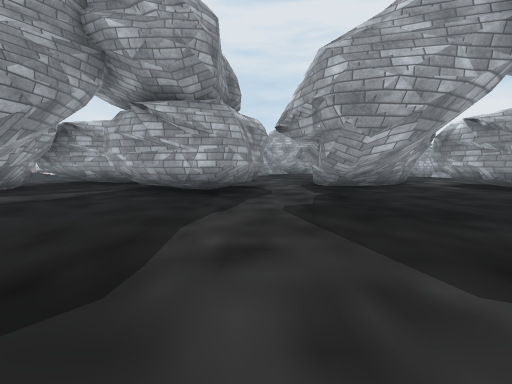
View 1 (above)

15 first-person views from a walk through a Unity game level. The camera is 1.3 m above the floor, tilts 6° down and sees 90° across. The floor is counted in squares, 2 m on a side. Each view is taken from the middle of a square. On the plan, view 1 faces up. The plan holds only what a view shows up to about 9 squares ahead; the rest is blank. The place goes on beyond the plan. The player character is not drawn. Some surface patterns are stand-ins.

View 2
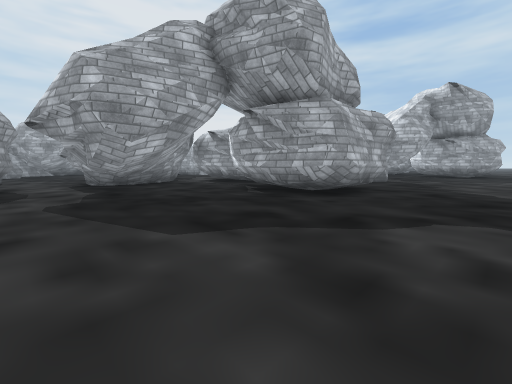

View 3
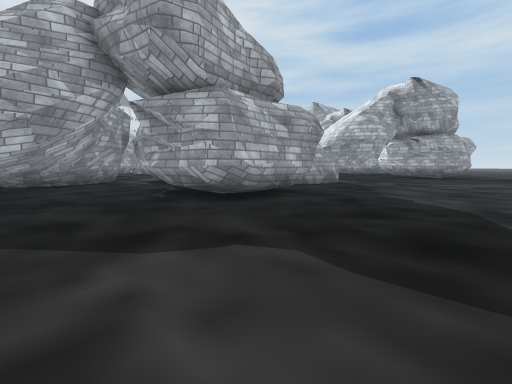

View 4
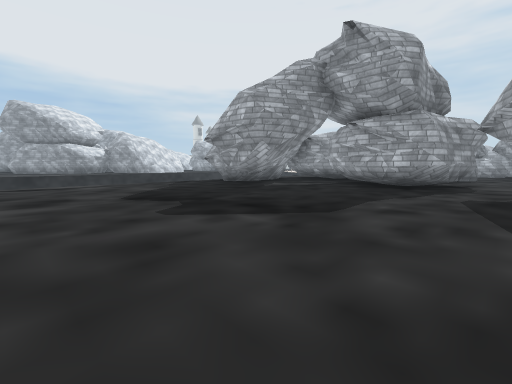

View 5
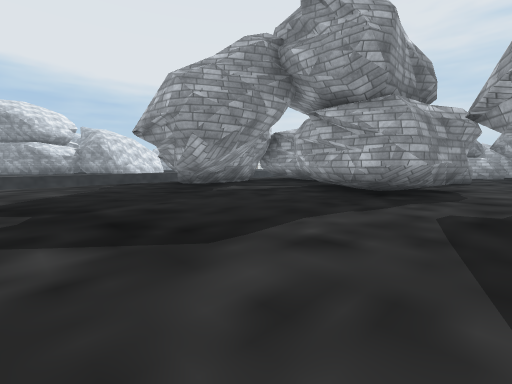

View 6
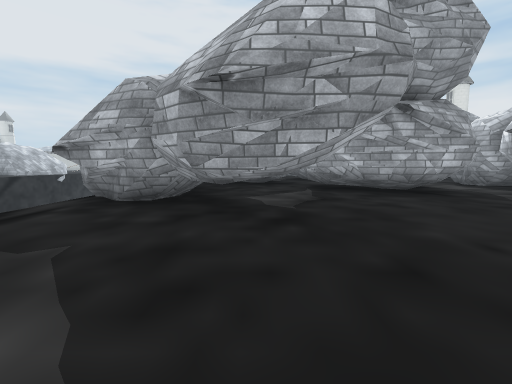

View 7
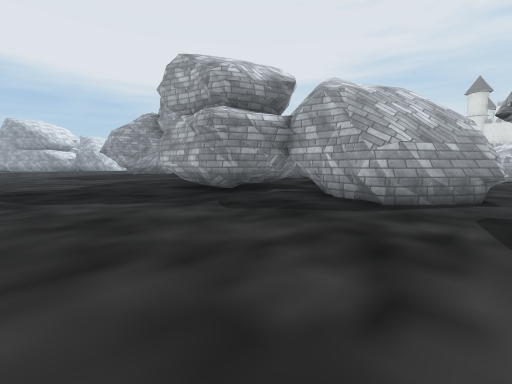

View 8
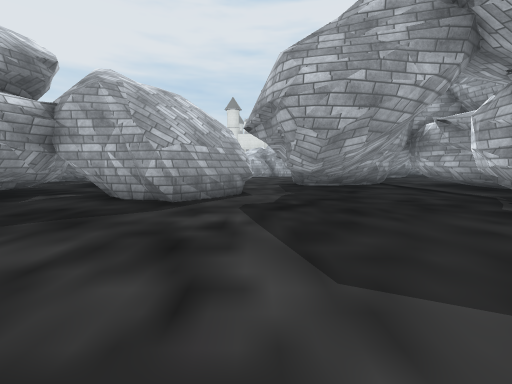

View 9
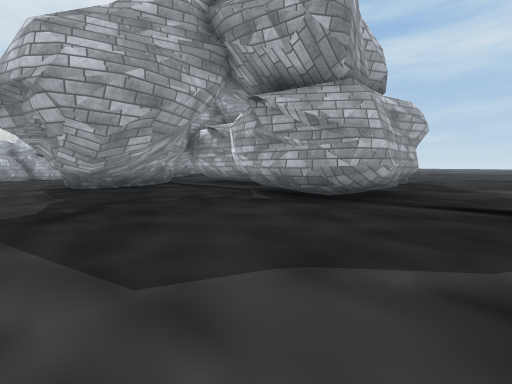

View 10
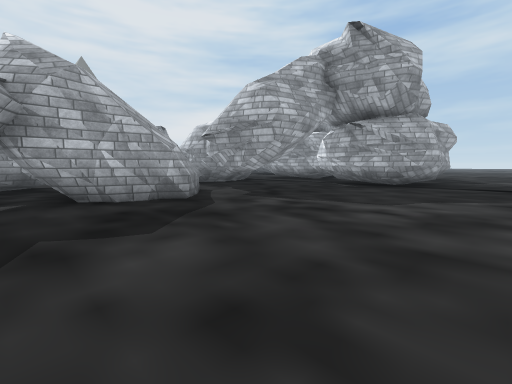

View 11
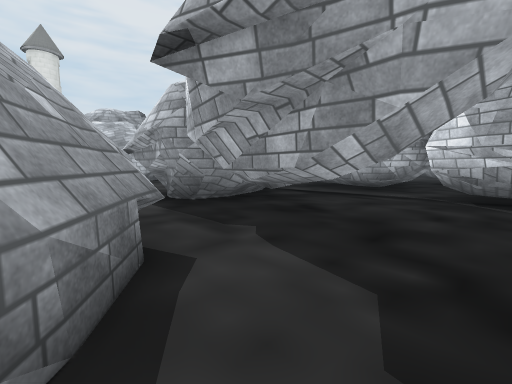

View 12
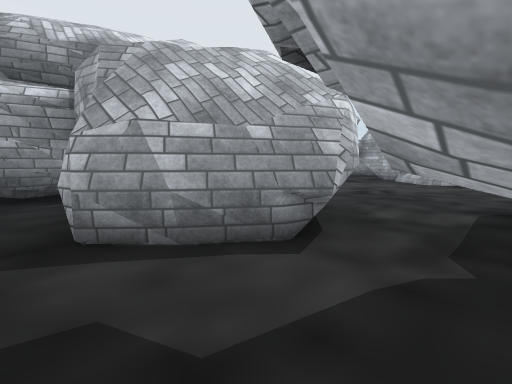

View 13
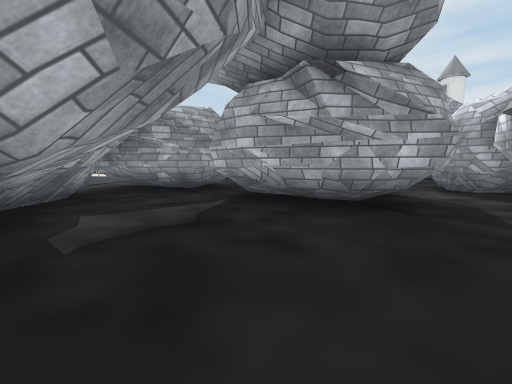

View 14
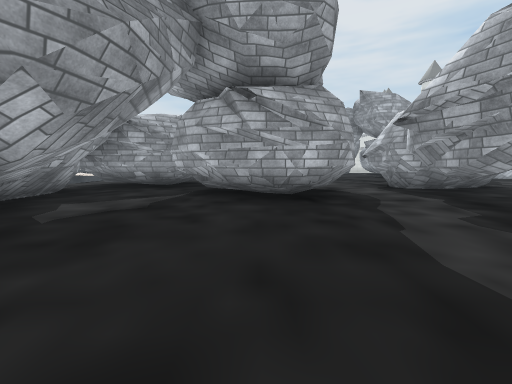

View 15
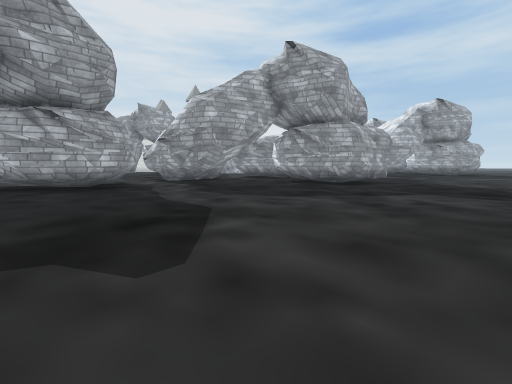

### Floor plan
Key: @ floor where view 1 was taken; # wall or solid block; x gap in a wall; . floor.
Columns run from 8 left of view 1 to 23 right of it. Each row starts with its distance up from view 1.
 11         #.        ...
 10         ...       ....
  9  #  #   ..#  #.   .....
  8  #####  #.#####   ....#
  7  ##..#  #.###.#   ...#####
  6  ##..####.##..####  .#####
  5 ####......#..####  #.###.##
  4 .###.........####  #x##...####
  3 ...#.........#######.##.###
  2 .............###........#
  1 ........................#
  0 ........@...............####...
 -1 ................................
 -2 ................................

Where each view was taken, in squares from view 1:
view 1: 0 up, 0 right, facing up
view 2: 1 down, 0 right, facing up-right
view 3: 2 down, 2 right, facing up-right
view 4: 2 down, 1 right, facing up-left
view 5: 0 up, 1 right, facing up-left
view 6: 0 up, 5 left, facing up
view 7: 2 down, 12 right, facing up-left
view 8: 2 down, 12 right, facing up
view 9: 2 down, 12 right, facing up-right
view 10: 2 down, 8 right, facing up-right
view 11: 2 up, 11 right, facing up-right
view 12: 2 up, 13 right, facing up-left
view 13: 2 up, 3 left, facing up
view 14: 1 up, 2 left, facing up
view 15: 2 down, 3 left, facing up-right
